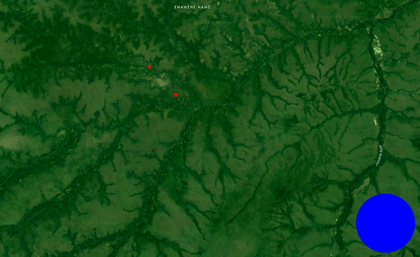
%> input picture Estudos_prova/metrica/mapa_menor.png, 420 x 257 px, shrunk from 1000 x 613 before the run
$ octave areaEmKm2.m   (GNU Octave 9; MATLAB toolbox functions it lacks are replaced by stand-ins)
%> lines starting %> are read from the running program, lines starting %| are printed output that depends on the picture; in (x1, y1, x2, y2) boxes, pixels count from 0 and x2, y2 are one past the last pixel; in counts of white or black regions, pixels touching at a corner belong together; the program's own positions count from 1
%Limpando janelas
close all;
%Limpando variaveis
clear all;

im = imread('mapa_menor.png');
%> im is the input picture: size 257x420x3 uint8; mean R, G, B 21.1, 75.7, 27.8
maskB = im(:,:,3) > 150;
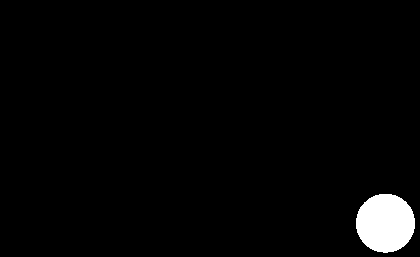
%> maskB: size 257x420 logical; 2.5% white; 1 white region, box (x1, y1, x2, y2) and area: (356, 194, 415, 253) 2740

%Dimensao da imagem
fimX = size(im,1);
%> fimX = 257
fimY = size(im,2);
%> fimY = 420

flag = false;
x1 = 0;
y1 = 0;
inicioX = round(fimX/2);
%> inicioX = 129
inicioY = round(fimY/2);
%> inicioY = 210
%Pegando o primeiro pixel da metrica
for(i = inicioX : fimX)
  for(j = inicioY : fimY)
    if(maskB(i,j) == 1)
      x1 = i;
      y1 = j;
      flag = true;
    endif
    if(flag)
      break;
    endif
  endfor
  if(flag)
    break;
  endif
endfor
%> after the loop, flag = true; x1 = 195; y1 = 380

flag = false;
%Pegando o ultimo pixel da metrica
for(i = fimX : -1 : inicioX)
  for(j = fimY : -1 : inicioY)
    if(maskB(i,j) == 1)
      x2 = i;
      y2 = j;
      flag = true;
    endif
    if(flag)
      break;
    endif
  endfor
  if(flag)
    break;
  endif
endfor
%> after the loop, x2 = 253; y2 = 388


%Calculo do diametro da metrica
diametroMetrica = sqrt(power(x2-x1,2)+power(y2-y1,2))
%> diametroMetrica = 58.55

maskR = im(:,:,1) > 150;
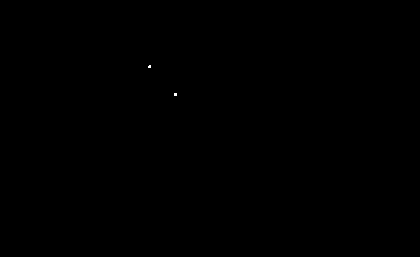
%> maskR: size 257x420 logical; 0.02% white in thin lines or dots, all inside (x1, y1, x2, y2) = (148, 65, 177, 96)
flag = false;
%Pegando o primeiro pixel dos pontos
for(i = 1:  inicioX)
  for(j = 1 : fimY)
    if(maskR(i,j) == 1)
      x3 = i;
      y3 = j;
      flag = true;
    endif
    if(flag)
      break;
    endif
  endfor
  if(flag)
    break;
  endif
endfor
%> after the loop, x3 = 66; y3 = 150


flag = false;
%Pegando o ultimo pixel dos pontos
for(i = inicioX : -1 : 1)
  for(j = inicioY : -1 : 1)
    if(maskR(i,j) == 1)
      x4 = i;
      y4 = j;
      flag = true;
    endif
    if(flag)
      break;
    endif
  endfor
  if(flag)
    break;
  endif
endfor
%> after the loop, x4 = 96; y4 = 177

%Distancia entre os pontos
distanciaPontos = sqrt(power(x4-x3,2)+power(y4-y3,2))
%> distanciaPontos = 40.36
%Distancia em dos pontos em km
distanciaPontosKm = ((distanciaPontos*10)/diametroMetrica)
%> distanciaPontosKm = 6.89
alturaPontos = ((sqrt(power(x4-x4,2)+power(y4-y3,2)))*10)/diametroMetrica
%> alturaPontos = 4.61
larguraPontos = ((sqrt(power(x4-x3,2)+power(y4-y4,2)))*10)/diametroMetrica
%> larguraPontos = 5.12
areaPontosKm2 = alturaPontos*larguraPontos
%> areaPontosKm2 = 23.63
figure(1);
imshow(im);
